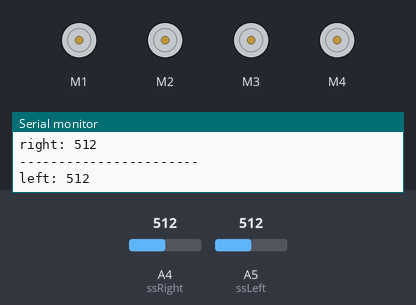
This sketch was run on a simulated Arduino Uno, built with avr-gcc and run on an emulated ATmega328P. Shown: 4 × DC motor (green arrow = forward, orange = backward, longer = faster), the last lines printed to the serial monitor. The inputs (shaded band) are chosen by the test bench; at power-on: A4 (ssRight) = 512, A5 (ssLeft) = 512.

Above: at 1.2 s.
1.3 s: A4 (ssRight) set to 486
At 2.5 s:
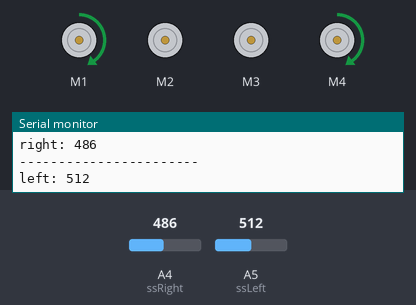
2.8 s: A5 (ssLeft) set to 490
At 3.7 s:
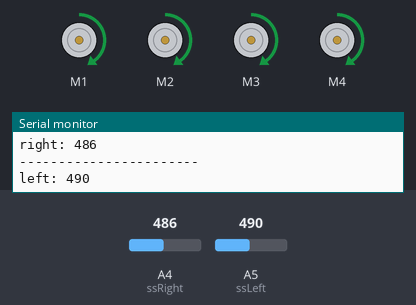
4.3 s: A4 (ssRight) set to 1023
At 4.8 s:
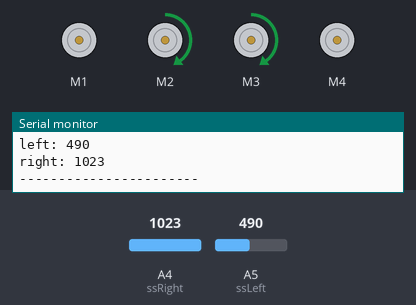
5.8 s: A4 (ssRight) set to 490
At 6.3 s:
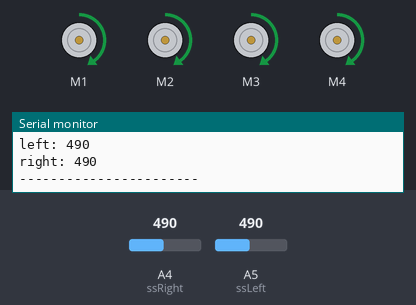
7.3 s: A4 (ssRight) set to 510
At 8.5 s:
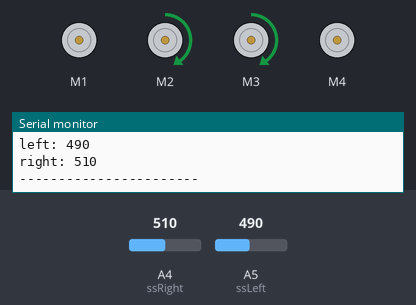
8.8 s: A5 (ssLeft) set to 11
10.3 s: A5 (ssLeft) set to 8
Timing chart, 0 to 12.8 s (numbered marks = the images above; inputs shaded):
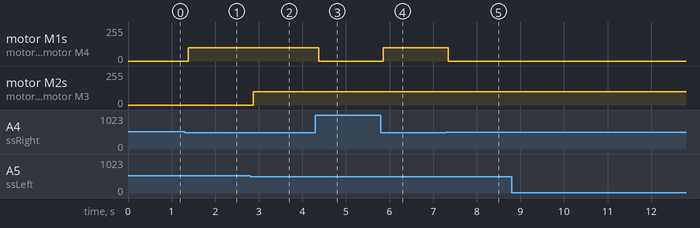

Measured:
- the behaviour switches between 501 and 500 on A4 (ssRight) (found by bisection; images 0 and 1)
- the behaviour switches between 501 and 500 on A5 (ssLeft) (found by bisection; images 1 and 2)
- after the input at 1.3 s, motor M1, motor M4: stopped → forward 100/255 after 0.08 s
- after the input at 2.8 s, motor M2, motor M3: stopped → forward 100/255 after 0.08 s
- after the input at 4.3 s, motor M1, motor M4: forward 100/255 → stopped after 0.08 s
- after the input at 5.8 s, motor M1, motor M4: stopped → forward 100/255 after 0.05 s
- after the input at 7.3 s, motor M1, motor M4: forward 100/255 → stopped after 0.05 s

The sketch:

XeDoLineKy032.ino
```cpp
#define ssLeft A5
#define ssRight A4
#include<AFMotor.h>;
AF_DCMotor motor1(1,MOTOR12_64KHZ);
AF_DCMotor motor2(2,MOTOR12_64KHZ);
AF_DCMotor motor3(3,MOTOR12_64KHZ);
AF_DCMotor motor4(4,MOTOR12_64KHZ);

void setup() {
  // put your setup code here, to run once:
  pinMode(ssLeft,INPUT);
  pinMode(ssRight,INPUT);
  Serial.begin(9600);
//  motor1.setSpeed(85);
//  motor2.setSpeed(85);
//  motor3.setSpeed(85);
//  motor4.setSpeed(85);
  motor1.setSpeed(100);
  motor2.setSpeed(100);
  motor3.setSpeed(100);
  motor4.setSpeed(100);
}
void forward(){
  motor1.run(FORWARD);
  motor2.run(FORWARD);
  motor3.run(FORWARD);
  motor4.run(FORWARD);

}
//lui B
void backward(){
  motor1.run(BACKWARD);
  motor2.run(BACKWARD);
  motor3.run(BACKWARD);
  motor4.run(BACKWARD);

}
// trai L
void left(){
  motor1.run(FORWARD);
  motor2.run(BACKWARD);
  motor3.run(BACKWARD);
  motor4.run(FORWARD);

}
//phai R
void right(){
  motor1.run(BACKWARD);
  motor2.run(FORWARD);
  motor3.run(FORWARD);
  motor4.run(BACKWARD);

}
// toi trai  G
void forwardLeft(){
  motor1.run(FORWARD);
  motor2.run(RELEASE);
  motor3.run(RELEASE);
  motor4.run(FORWARD);

}
//toi phai I
void forwardRight(){
  motor1.run(RELEASE);
  motor2.run(FORWARD);
  motor3.run(FORWARD);
  motor4.run(RELEASE);

}
//lui trai  H
void backLeft(){
  motor1.run(BACKWARD);
  motor2.run(RELEASE);
  motor3.run(RELEASE);
  motor4.run(BACKWARD);

}
//lui phai  J
void backRight(){
  motor1.run(RELEASE);
  motor2.run(BACKWARD);
  motor3.run(BACKWARD);
  motor4.run(RELEASE);

}

//dung S
void st(){
  motor1.run(RELEASE);
  motor2.run(RELEASE);
  motor3.run(RELEASE);
  motor4.run(RELEASE);
}

void loop() {
  int readLeft = analogRead(ssLeft);
  int readRight = analogRead(ssRight);
  // put your main code here, to run repeatedly:
Serial.print("left: ");
Serial.println(readLeft);
Serial.print("right: ");
Serial.println(readRight);
Serial.println("-----------------------");
//delay(500);
if(readLeft <=500 && readRight<= 500) forward();
 else if( readLeft >=500 && readRight<= 500) forwardLeft();
 else if( readLeft <=500 && readRight>= 500) forwardRight();
 else st();
//if(readLeft <=500 )forwardRight();
//else forwardLeft();
}
```
